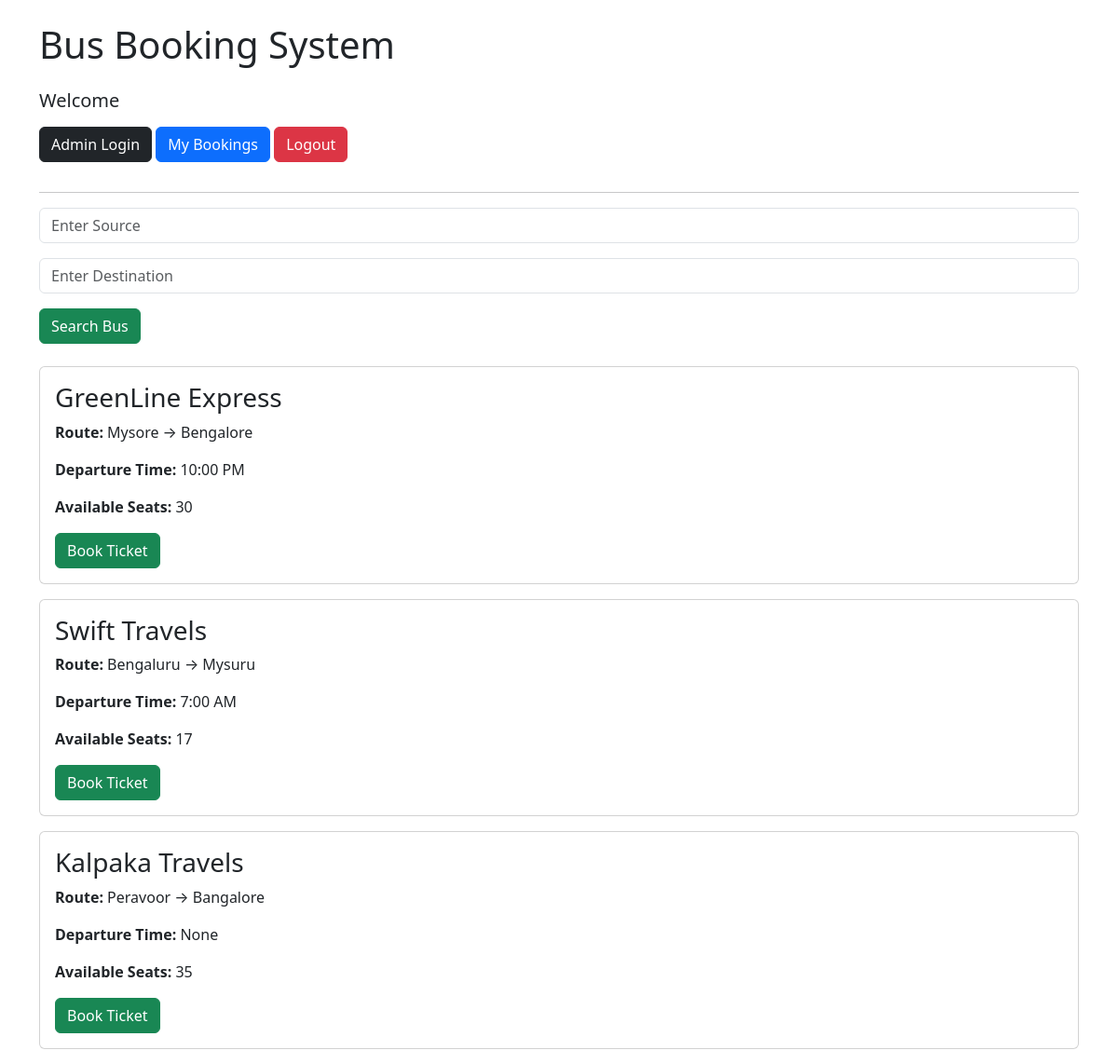
Before: / with the older database file.
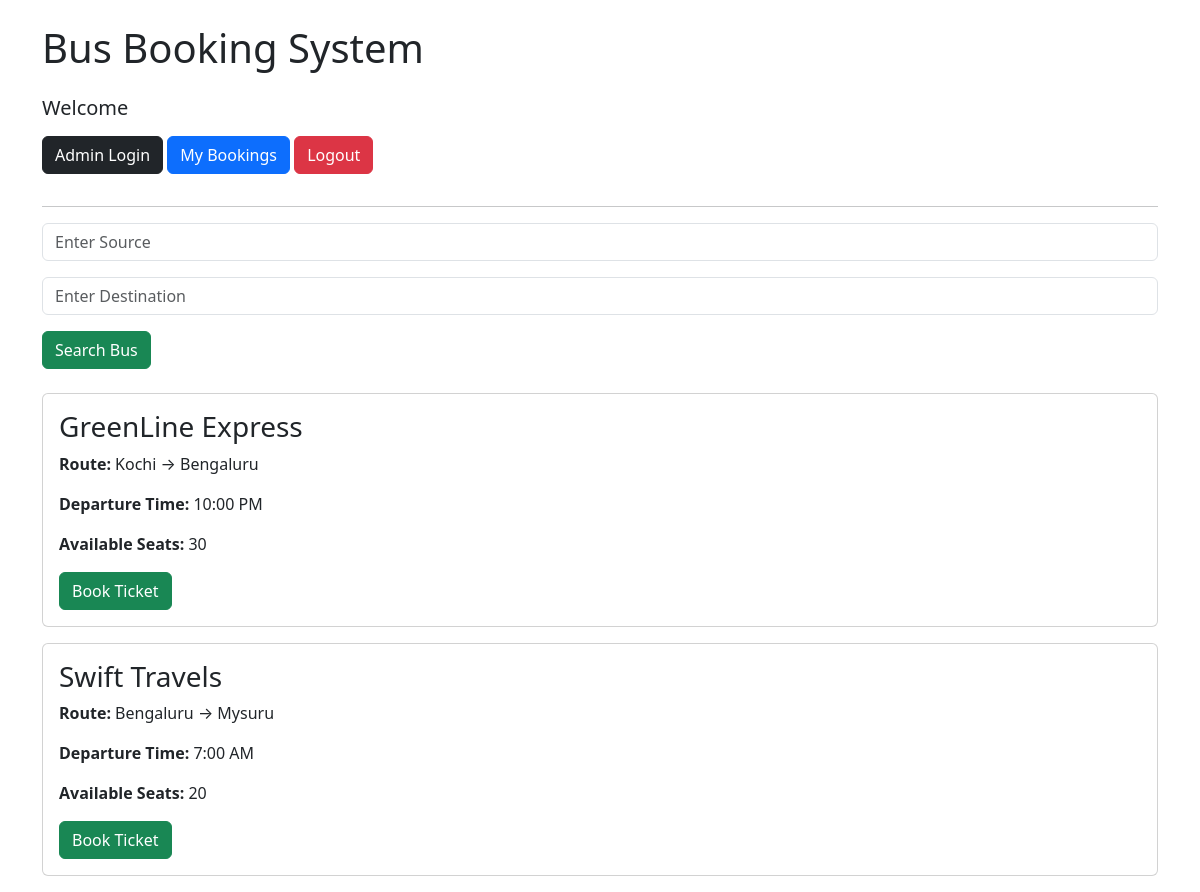
After: the same page with the newer database file.
### tables this page shows
CREATE TABLE buses(id INTEGER PRIMARY KEY AUTOINCREMENT,
                bus_name TEXT,
                source TEXT,
                destination TEXT,
                departure_time TEXT,
                available_seats  INTEGER
                );

### app.py (the view)
@app.route("/")
def home():
    conn = sqlite3.connect("bus_booking.db")
    conn.row_factory = sqlite3.Row
    buses = conn.execute("""
    SELECT * FROM buses
    """).fetchall()
    conn.close()
    return render_template(
        "index.html",
        buses=buses
    )

### templates/index.html (shortened to what this page needs)
<!DOCTYPE html>
<html>
<head>
    <link
    href="https://cdn.jsdelivr.net/npm/bootstrap@5.3.0/dist/css/bootstrap.min.css"
    rel="stylesheet">
</head>
<body class="container mt-4">
    <h1 class="mb-4">
        Bus Booking System
    </h1>
    <h5 class="mb-3">
        Welcome {{ session["username"] }}
    </h5>
    <a href="/admin-login"
       class="btn btn-dark mb-3">
        Admin Login
    </a>
    <a href="/my-bookings-page/{{ session['user_id'] }}"
       class="btn btn-primary mb-3">
        My Bookings
    </a>
    <a href="/logout"
       class="btn btn-danger mb-3">
        Logout
    </a>
    <hr>
    <form action="/search"
          method="GET"
          class="mb-4">
        <input
        type="text"
        name="source"
        placeholder="Enter Source"
        class="form-control mb-3">
        <input
        type="text"
        name="destination"
        placeholder="Enter Destination"
        class="form-control mb-3">
        <button class="btn btn-success">
            Search Bus
        </button>
    </form>
    {% for bus in buses %}
    <div class="card p-3 mb-3">
        <h3>
            {{ bus["bus_name"] }}
        </h3>
        <p>
            <strong>Route:</strong>
            {{ bus["source"] }}
            →
            {{ bus["destination"] }}
        </p>
        <p>
            <strong>Departure Time:</strong>
            {{ bus["departure_time"] }}
        </p>
        <p>
            <strong>Available Seats:</strong>
            {{ bus["available_seats"] }}
        </p>
        {% if bus["available_seats"] > 0 %}
            <form action="/book-page/{{ bus['id'] }}"
                  method="GET">
                <button class="btn btn-success">
                    Book Ticket
                </button>
            </form>
        {% else %}
            <button class="btn btn-secondary" disabled>
                No Seats Available
            </button>
        {% endif %}
    </div>
    {% endfor %}
</body>
</html>

Changed rows visible on the page:
removed buses: bus_name "Kalpaka Travels", source "Peravoor", destination "Bangalore", departure_time "None", available_seats "35"
changed buses "GreenLine Express": source "Mysore" → "Kochi"; destination "Bengalore" → "Bengaluru"
changed buses "Swift Travels": available_seats "17" → "20"
